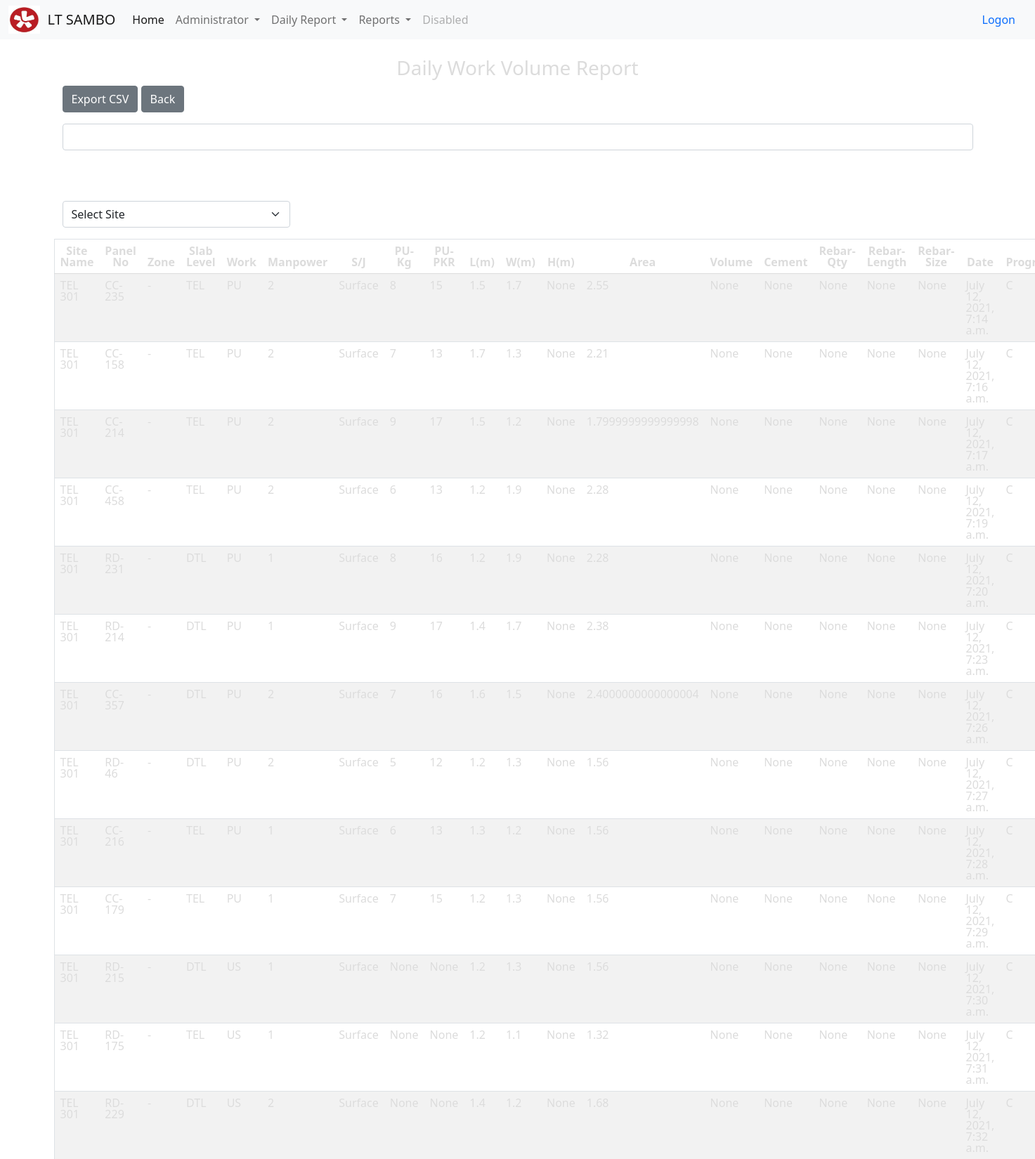
Page /rp_work_volume/work_volume_report (upper part) on the committed database.
### todo_list/models.py (models this page shows, shortened)
class WV_Daily_Report_Details(models.Model):
    ID_WV_Main = models.CharField(max_length=200)
    TX_Panel_No = models.CharField(max_length=200)
    TX_Zone = models.CharField(max_length=200, null=True, blank=True)
    CD_Slab_Level = models.CharField(max_length=200)
    CD_Work = models.CharField(max_length=200)
    TX_Man_Power_Work = models.CharField(max_length=200)
    TX_Sur_Joint = models.CharField(max_length=200)
    PU_Kg= models.CharField(max_length=200, null=True, blank=True)
    PU_PKR = models.CharField(max_length=200, null=True, blank=True)
    Volume_L = models.CharField(max_length=200, null=True, blank=True)
    Volume_W = models.CharField(max_length=200, null=True, blank=True)
    Volume_H = models.CharField(max_length=200, null=True, blank=True)
    Volume = models.CharField(max_length=200, null=True, blank=True)
    AREA = models.CharField(max_length=200, null=True, blank=True)
    Progress = models.CharField(max_length=200)
    Cement = models.CharField(max_length=200, null=True, blank=True)
    Rebar_Qty = models.CharField(max_length=200, null=True, blank=True)
    Rebar_Length = models.CharField(max_length=200, null=True, blank=True)
    Rebar_Size = models.CharField(max_length=200, null=True, blank=True)
    created_date = models.DateTimeField(auto_now_add=True)
    modified_date = models.DateTimeField(auto_now=True)
    Is_Active = models.BooleanField(default=True)

### todo_list/views.py (the view)
# urls.py: path('rp_work_volume/work_volume_report',views.rp_work_volume, name='work_volume_report'),
def rp_work_volume(request):
        site_items = Site.objects.all
        wv_rp_items = WV_Daily_Report_Details.objects.all
        return render(request, 'Report/rp_work_volume.html', {'wv_rp_items': wv_rp_items
                        , 'site_items': site_items})

### todo_list/templates/Report/rp_work_volume.html (shortened to what this page needs)
{% extends 'base.html' %}
{% block content %}
<!DOCTYPE html>
<html lang="en">
<head>
</head>
<body>
    <div class="container">
        <H3><center>Daily Work Volume Report</center> </H3>
       <a href="{% url 'report_csv' %}" class="btn btn-secondary mb-3" id="export">Export CSV</a>
        <a class="btn btn-secondary mb-3" href="{% url 'home' %}" role="button">Back</a>
        <input type="text" class="form-control" placeholder="" id="main" name="ID_WV_Main" required>
        <br>
        <div class="row mb-3">
            <form method="post">
                <br><br>
            <div class="form col-md-3 me-2">
                <div class="col-md-12">
                 <select id="site1" class="form-select" name="site_id" aria-label="Default select example"  required>
                    <option selected>Select Site</option>
                </select>
            </div>
            </div>
                </form>
        </div>
        </div>
           <br>
            <br>
              <br>
              {% if wv_rp_items %}
                <table class="table table-striped secondary border" style="Color:#dcdcdc; line-height:1;">
                 <thead>
                   <tr>
                   <th><center>Site Name</center></th>
                   <th class="text-center"><center>Panel No</center></th>
                   <th class="text-center"><center>Zone</center></th>
                   <th class="text-center"><center>Slab Level</center></th>
                   <th class="text-center"><center>Work</center></th>
                   <th class="text-center"><center>Manpower</center></th>
                   <th class="text-center"><center>S/J</center></th>
                   <th class="text-center"><center>PU-Kg</center></th>
                   <th class="text-center"><center>PU-PKR</center></th>
                   <th class="text-center"><center>L(m)</center></th>
                   <th class="text-center"><center>W(m)</center></th>
                   <th class="text-center"><center>H(m)</center></th>
                   <th class="text-center"><center>Area</center></th>
                   <th class="text-center"><center>Volume</center></th>
                   <th class="text-center"><center>Cement</center></th>
                   <th class="text-center"><center>Rebar-Qty</center></th>
                   <th class="text-center"><center>Rebar-Length</center></th>
                   <th class="text-center"><center>Rebar-Size</center></th>
                   <th class="text-center"><center>Date</center></th>
                   <th class="text-center"><center>Progress</center></th>
                   </tr>
                   </thead>
                  {% for things in wv_rp_items %}
                    <tr style="Color:#dcdcdc;">
                    <td>{{ things.ID_WV_Main }}</td>
                    <td>{{ things.TX_Panel_No }}</td>
                    <td>{{ things.TX_Zone }}</td>
                    <td>{{ things.CD_Slab_Level }}</td>
                    <td>{{ things.CD_Work }}</td>
                    <td>{{ things.TX_Man_Power_Work }}</td>
                    <td>{{ things.TX_Sur_Joint }}</td>
                    <td>{{ things.PU_Kg }}</td>
                    <td>{{ things.PU_PKR }}</td>
                    <td>{{ things.Volume_L }}</td>
                    <td>{{ things.Volume_W }}</td>
                    <td>{{ things.Volume_H }}</td>
                    <td>{{ things.AREA }}</td>
                    <td>{{ things.Volume }}</td>
                    <td>{{ things.Cement }}</td>
                    <td>{{ things.Rebar_Qty }}</td>
                    <td>{{ things.Rebar_Length }}</td>
                    <td>{{ things.Rebar_Size }}</td>
                    <td>{{ things.created_date }}</td>
                    <td>{{ things.Progress }}</td>
                    </tr>
                    {% endfor %}
                </table>
                {% endif %}
        </div>
        </div>
</body>
</html>
{% endblock %}

### rows in the picture
WV_Daily_Report_Details: ID_WV_Main "TEL 301", TX_Panel_No "CC-235", TX_Zone "-", CD_Slab_Level "TEL", CD_Work "PU", TX_Man_Power_Work "2", TX_Sur_Joint "Surface", PU_Kg "8", PU_PKR "15", Volume_L "1.5", Volume_W "1.7", Volume_H "None", AREA "2.55", Volume "None", Cement "None", Rebar_Qty "None", Rebar_Length "None", Rebar_Size "None", created_date "July 12, 2021, 7:14 a.m.", Progress "C"
WV_Daily_Report_Details: ID_WV_Main "TEL 301", TX_Panel_No "CC-158", TX_Zone "-", CD_Slab_Level "TEL", CD_Work "PU", TX_Man_Power_Work "2", TX_Sur_Joint "Surface", PU_Kg "7", PU_PKR "13", Volume_L "1.7", Volume_W "1.3", Volume_H "None", AREA "2.21", Volume "None", Cement "None", Rebar_Qty "None", Rebar_Length "None", Rebar_Size "None", created_date "July 12, 2021, 7:16 a.m.", Progress "C"
WV_Daily_Report_Details: ID_WV_Main "TEL 301", TX_Panel_No "CC-214", TX_Zone "-", CD_Slab_Level "TEL", CD_Work "PU", TX_Man_Power_Work "2", TX_Sur_Joint "Surface", PU_Kg "9", PU_PKR "17", Volume_L "1.5", Volume_W "1.2", Volume_H "None", AREA "1.7999999999999998", Volume "None", Cement "None", Rebar_Qty "None", Rebar_Length "None", Rebar_Size "None", created_date "July 12, 2021, 7:17 a.m.", Progress "C"
WV_Daily_Report_Details: ID_WV_Main "TEL 301", TX_Panel_No "CC-458", TX_Zone "-", CD_Slab_Level "TEL", CD_Work "PU", TX_Man_Power_Work "2", TX_Sur_Joint "Surface", PU_Kg "6", PU_PKR "13", Volume_L "1.2", Volume_W "1.9", Volume_H "None", AREA "2.28", Volume "None", Cement "None", Rebar_Qty "None", Rebar_Length "None", Rebar_Size "None", created_date "July 12, 2021, 7:19 a.m.", Progress "C"
WV_Daily_Report_Details: ID_WV_Main "TEL 301", TX_Panel_No "RD-231", TX_Zone "-", CD_Slab_Level "DTL", CD_Work "PU", TX_Man_Power_Work "1", TX_Sur_Joint "Surface", PU_Kg "8", PU_PKR "16", Volume_L "1.2", Volume_W "1.9", Volume_H "None", AREA "2.28", Volume "None", Cement "None", Rebar_Qty "None", Rebar_Length "None", Rebar_Size "None", created_date "July 12, 2021, 7:20 a.m.", Progress "C"
WV_Daily_Report_Details: ID_WV_Main "TEL 301", TX_Panel_No "RD-214", TX_Zone "-", CD_Slab_Level "DTL", CD_Work "PU", TX_Man_Power_Work "1", TX_Sur_Joint "Surface", PU_Kg "9", PU_PKR "17", Volume_L "1.4", Volume_W "1.7", Volume_H "None", AREA "2.38", Volume "None", Cement "None", Rebar_Qty "None", Rebar_Length "None", Rebar_Size "None", created_date "July 12, 2021, 7:23 a.m.", Progress "C"
WV_Daily_Report_Details: ID_WV_Main "TEL 301", TX_Panel_No "CC-357", TX_Zone "-", CD_Slab_Level "DTL", CD_Work "PU", TX_Man_Power_Work "2", TX_Sur_Joint "Surface", PU_Kg "7", PU_PKR "16", Volume_L "1.6", Volume_W "1.5", Volume_H "None", AREA "2.4000000000000004", Volume "None", Cement "None", Rebar_Qty "None", Rebar_Length "None", Rebar_Size "None", created_date "July 12, 2021, 7:26 a.m.", Progress "C"
WV_Daily_Report_Details: ID_WV_Main "TEL 301", TX_Panel_No "RD-46", TX_Zone "-", CD_Slab_Level "DTL", CD_Work "PU", TX_Man_Power_Work "2", TX_Sur_Joint "Surface", PU_Kg "5", PU_PKR "12", Volume_L "1.2", Volume_W "1.3", Volume_H "None", AREA "1.56", Volume "None", Cement "None", Rebar_Qty "None", Rebar_Length "None", Rebar_Size "None", created_date "July 12, 2021, 7:27 a.m.", Progress "C"
WV_Daily_Report_Details: ID_WV_Main "TEL 301", TX_Panel_No "CC-216", TX_Zone "-", CD_Slab_Level "TEL", CD_Work "PU", TX_Man_Power_Work "1", TX_Sur_Joint "Surface", PU_Kg "6", PU_PKR "13", Volume_L "1.3", Volume_W "1.2", Volume_H "None", AREA "1.56", Volume "None", Cement "None", Rebar_Qty "None", Rebar_Length "None", Rebar_Size "None", created_date "July 12, 2021, 7:28 a.m.", Progress "C"
WV_Daily_Report_Details: ID_WV_Main "TEL 301", TX_Panel_No "CC-179", TX_Zone "-", CD_Slab_Level "TEL", CD_Work "PU", TX_Man_Power_Work "1", TX_Sur_Joint "Surface", PU_Kg "7", PU_PKR "15", Volume_L "1.2", Volume_W "1.3", Volume_H "None", AREA "1.56", Volume "None", Cement "None", Rebar_Qty "None", Rebar_Length "None", Rebar_Size "None", created_date "July 12, 2021, 7:29 a.m.", Progress "C"
WV_Daily_Report_Details: ID_WV_Main "TEL 301", TX_Panel_No "RD-215", TX_Zone "-", CD_Slab_Level "DTL", CD_Work "US", TX_Man_Power_Work "1", TX_Sur_Joint "Surface", PU_Kg "None", PU_PKR "None", Volume_L "1.2", Volume_W "1.3", Volume_H "None", AREA "1.56", Volume "None", Cement "None", Rebar_Qty "None", Rebar_Length "None", Rebar_Size "None", created_date "July 12, 2021, 7:30 a.m.", Progress "C"
WV_Daily_Report_Details: ID_WV_Main "TEL 301", TX_Panel_No "RD-175", TX_Zone "-", CD_Slab_Level "TEL", CD_Work "US", TX_Man_Power_Work "1", TX_Sur_Joint "Surface", PU_Kg "None", PU_PKR "None", Volume_L "1.2", Volume_W "1.1", Volume_H "None", AREA "1.32", Volume "None", Cement "None", Rebar_Qty "None", Rebar_Length "None", Rebar_Size "None", created_date "July 12, 2021, 7:31 a.m.", Progress "C"
WV_Daily_Report_Details: ID_WV_Main "TEL 301", TX_Panel_No "RD-229", TX_Zone "-", CD_Slab_Level "DTL", CD_Work "US", TX_Man_Power_Work "2", TX_Sur_Joint "Surface", PU_Kg "None", PU_PKR "None", Volume_L "1.4", Volume_W "1.2", Volume_H "None", AREA "1.68", Volume "None", Cement "None", Rebar_Qty "None", Rebar_Length "None", Rebar_Size "None", created_date "July 12, 2021, 7:32 a.m.", Progress "C"
